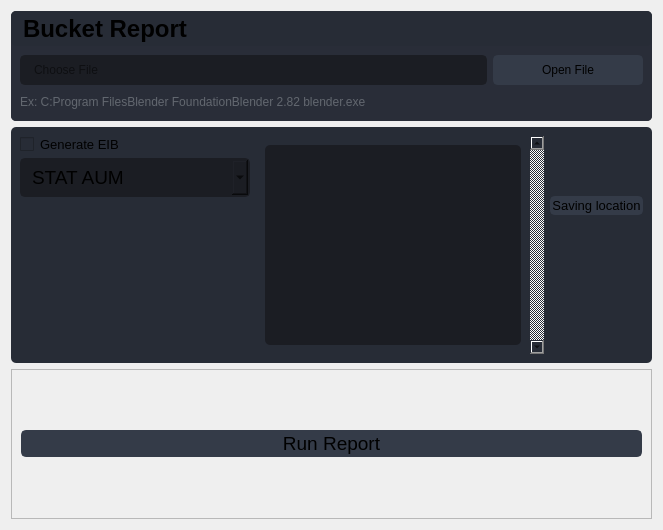
                  <widget class="QWidget" name="page_widgets">
                   <layout class="QVBoxLayout" name="verticalLayout_6">
                    <item>
                     <widget class="QFrame" name="frame">
                      <property name="styleSheet">
                       <string notr="true">border-radius: 5px;</string>
                      </property>
                      <property name="frameShape">
                       <enum>QFrame::StyledPanel</enum>
                      </property>
                      <property name="frameShadow">
                       <enum>QFrame::Raised</enum>
                      </property>
                      <layout class="QVBoxLayout" name="verticalLayout_15">
                       <property name="spacing">
                        <number>0</number>
                       </property>
                       <property name="leftMargin">
                        <number>0</number>
                       </property>
                       <property name="topMargin">
                        <number>0</number>
                       </property>
                       <property name="rightMargin">
                        <number>0</number>
                       </property>
                       <property name="bottomMargin">
                        <number>0</number>
                       </property>
                       <item>
                        <widget class="QFrame" name="frame_div_content_1">
                         <property name="minimumSize">
                          <size>
                           <width>0</width>
                           <height>110</height>
                          </size>
                         </property>
                         <property name="maximumSize">
                          <size>
                           <width>16777215</width>
                           <height>110</height>
                          </size>
                         </property>
                         <property name="styleSheet">
                          <string notr="true">background-color: rgb(41, 45, 56);
border-radius: 5px;
</string>
                         </property>
                         <property name="frameShape">
                          <enum>QFrame::NoFrame</enum>
                         </property>
                         <property name="frameShadow">
                          <enum>QFrame::Raised</enum>
                         </property>
                         <layout class="QVBoxLayout" name="verticalLayout_7">
                          <property name="spacing">
                           <number>0</number>
                          </property>
                          <property name="leftMargin">
                           <number>0</number>
                          </property>
                          <property name="topMargin">
                           <number>0</number>
                          </property>
                          <property name="rightMargin">
                           <number>0</number>
                          </property>
                          <property name="bottomMargin">
                           <number>0</number>
                          </property>
                          <item>
                           <widget class="QFrame" name="frame_title_wid_1">
                            <property name="maximumSize">
                             <size>
                              <width>16777215</width>
                              <height>35</height>
                             </size>
                            </property>
                            <property name="styleSheet">
                             <string notr="true">background-color: rgb(39, 44, 54);</string>
                            </property>
                            <property name="frameShape">
                             <enum>QFrame::StyledPanel</enum>
                            </property>
                            <property name="frameShadow">
                             <enum>QFrame::Raised</enum>
                            </property>
                            <widget class="QLabel" name="labelBoxBlenderInstalation">
                             <property name="enabled">
                              <bool>true</bool>
                             </property>
                             <property name="geometry">
                              <rect>
                               <x>12</x>
                               <y>2</y>
                               <width>281</width>
                               <height>31</height>
                              </rect>
                             </property>
                             <property name="font">
                              <font>
                               <family>Segoe UI</family>
                               <pointsize>18</pointsize>
                               <weight>75</weight>
                               <bold>true</bold>
                              </font>
                             </property>
                             <property name="styleSheet">
                              <string notr="true"/>
                             </property>
                             <property name="text">
                              <string>Bucket Report</string>
                             </property>
                            </widget>
                           </widget>
                          </item>
                          <item>
                           <widget class="QFrame" name="frame_content_wid_1">
                            <property name="frameShape">
                             <enum>QFrame::NoFrame</enum>
                            </property>
                            <property name="frameShadow">
                             <enum>QFrame::Raised</enum>
                            </property>
                            <layout class="QHBoxLayout" name="horizontalLayout_9">
                             <item>
                              <layout class="QGridLayout" name="gridLayout">
                               <property name="bottomMargin">
                                <number>0</number>
                               </property>
                               <item row="0" column="0">
                                <widget class="QLineEdit" name="linebucketEdit">
                                 <property name="minimumSize">
                                  <size>
                                   <width>0</width>
                                   <height>30</height>
                                  </size>
                                 </property>
                                 <property name="styleSheet">
                                  <string notr="true">QLineEdit {
	background-color: rgb(27, 29, 35);
	border-radius: 5px;
	border: 2px solid rgb(27, 29, 35);
	padding-left: 10px;
}
QLineEdit:hover {
	border: 2px solid rgb(64, 71, 88);
}
QLineEdit:focus {
	border: 2px solid rgb(91, 101, 124);
}</string>
                                 </property>
                                 <property name="readOnly">
                                  <bool>true</bool>
                                 </property>
                                 <property name="placeholderText">
                                  <string>Choose File</string>
                                 </property>
                                 <property name="clearButtonEnabled">
                                  <bool>false</bool>
                                 </property>
                                </widget>
                               </item>
                               <item row="1" column="0" colspan="2">
                                <widget class="QLabel" name="labelVersion_3">
                                 <property name="styleSheet">
                                  <string notr="true">color: rgb(98, 103, 111);</string>
                                 </property>
                                 <property name="lineWidth">
                                  <number>1</number>
                                 </property>
                                 <property name="text">
                                  <string>Ex: C:Program FilesBlender FoundationBlender 2.82 blender.exe</string>
                                 </property>
                                 <property name="alignment">
                                  <set>Qt::AlignLeading|Qt::AlignLeft|Qt::AlignVCenter</set>
                                 </property>
                                </widget>
                               </item>
                               <item row="0" column="1">
                                <widget class="QPushButton" name="bucketpushButton">
                                 <property name="minimumSize">
                                  <size>
                                   <width>150</width>
                                   <height>30</height>
                                  </size>
                                 </property>
                                 <property name="font">
                                  <font>
                                   <family>Segoe UI</family>
                                   <pointsize>9</pointsize>
                                  </font>
                                 </property>
                                 <property name="styleSheet">
                                  <string notr="true">QPushButton {
	border: 2px solid rgb(52, 59, 72);
	border-radius: 5px;	
	background-color: rgb(52, 59, 72);
}
QPushButton:hover {
	background-color: rgb(57, 65, 80);
	border: 2px solid rgb(61, 70, 86);
}
QPushButton:pressed {	
	background-color: rgb(35, 40, 49);
	border: 2px solid rgb(43, 50, 61);
}</string>
                                 </property>
                                 <property name="text">
                                  <string>Open File</string>
                                 </property>
                                 <property name="icon">
                                  <iconset resource="files.qrc">
                                   <normaloff>:/16x16/icons/16x16/cil-folder-open.png</normaloff>:/16x16/icons/16x16/cil-folder-open.png</iconset>
                                 </property>
                                </widget>
                               </item>
                              </layout>
                             </item>
                            </layout>
                           </widget>
                          </item>
                         </layout>
                        </widget>
                       </item>
                      </layout>
                     </widget>
                    </item>
                    <item>
                     <widget class="QFrame" name="frame_2">
                      <property name="minimumSize">
                       <size>
                        <width>0</width>
                        <height>150</height>
                       </size>
                      </property>
                      <property name="styleSheet">
                       <string notr="true">background-color: rgb(39, 44, 54);
border-radius: 5px;</string>
                      </property>
                      <property name="frameShape">
                       <enum>QFrame::StyledPanel</enum>
                      </property>
                      <property name="frameShadow">
                       <enum>QFrame::Raised</enum>
                      </property>
                      <layout class="QVBoxLayout" name="verticalLayout_11">
                       <item>
                        <layout class="QGridLayout" name="gridLayout_2">
                         <item row="0" column="2" rowspan="4">
                          <widget class="QScrollArea" name="scrollArea">
                           <property name="styleSheet">
                            <string notr="true">QScrollArea {
	border: none;
	border-radius: 0px;
}
QScrollBar:horizontal {
    border: none;
    background: rgb(52, 59, 72);
    height: 14px;
    margin: 0px 21px 0 21px;
	border-radius: 0px;
}
 QScrollBar:vertical {
	border: none;
    background: rgb(52, 59, 72);
    width: 14px;
    margin: 21px 0 21px 0;
	border-radius: 0px;
 }
</string>
                           </property>
                           <property name="frameShape">
                            <enum>QFrame::NoFrame</enum>
                           </property>
                           <property name="verticalScrollBarPolicy">
                            <enum>Qt::ScrollBarAlwaysOn</enum>
                           </property>
                           <property name="horizontalScrollBarPolicy">
                            <enum>Qt::ScrollBarAsNeeded</enum>
                           </property>
                           <property name="widgetResizable">
                            <bool>true</bool>
                           </property>
                           <widget class="QWidget" name="scrollAreaWidgetContents">
                            <property name="geometry">
                             <rect>
                              <x>0</x>
                              <y>0</y>
                              <width>224</width>
                              <height>224</height>
                             </rect>
                            </property>
                            <layout class="QHBoxLayout" name="horizontalLayout_11">
                             <item>
                              <widget class="QPlainTextEdit" name="plainTextEdit">
                               <property name="minimumSize">
                                <size>
                                 <width>200</width>
                                 <height>200</height>
                                </size>
                               </property>
                               <property name="styleSheet">
                                <string notr="true">QPlainTextEdit {
	background-color: rgb(27, 29, 35);
	border-radius: 5px;
	padding: 10px;
}
QPlainTextEdit:hover {
	border: 2px solid rgb(64, 71, 88);
}
QPlainTextEdit:focus {
	border: 2px solid rgb(91, 101, 124);
}</string>
                               </property>
                               <property name="readOnly">
                                <bool>true</bool>
                               </property>
                              </widget>
                             </item>
                            </layout>
                           </widget>
                          </widget>
                         </item>
                         <item row="1" column="1">
                          <widget class="QComboBox" name="bucketcomboBox">
                           <property name="font">
                            <font>
                             <family>Segoe UI</family>
                             <pointsize>14</pointsize>
                            </font>
                           </property>
                           <property name="autoFillBackground">
                            <bool>false</bool>
                           </property>
                           <property name="styleSheet">
                            <string notr="true">QComboBox{
	background-color: rgb(27, 29, 35);
	border-radius: 5px;
	border: 2px solid rgb(27, 29, 35);
	padding: 5px;
	padding-left: 10px;
}
QComboBox:hover{
	border: 2px solid rgb(64, 71, 88);
}
QComboBox QAbstractItemView {
	color: rgb(85, 170, 255);	
	background-color: rgb(27, 29, 35);
	padding: 10px;
	selection-background-color: rgb(39, 44, 54);
}</string>
                           </property>
                           <property name="iconSize">
                            <size>
                             <width>16</width>
                             <height>16</height>
                            </size>
                           </property>
                           <property name="frame">
                            <bool>true</bool>
                           </property>
                           <item>
                            <property name="text">
                             <string>STAT AUM                    </string>
                            </property>
                           </item>
                           <item>
                            <property name="text">
                             <string>STAT REV</string>
                            </property>
                           </item>
                          </widget>
                         </item>
                         <item row="0" column="3" rowspan="3">
                          <widget class="QPushButton" name="bucketSaveButton">
                           <property name="font">
                            <font>
                             <pointsize>10</pointsize>
                            </font>
                           </property>
                           <property name="styleSheet">
                            <string notr="true">QPushButton {
	border: 2px solid rgb(52, 59, 72);
	border-radius: 5px;	
	background-color: rgb(52, 59, 72);
}
QPushButton:hover {
	background-color: rgb(57, 65, 80);
	border: 2px solid rgb(61, 70, 86);
}
QPushButton:pressed {	
	background-color: rgb(35, 40, 49);
	border: 2px solid rgb(43, 50, 61);
}</string>
                           </property>
                           <property name="text">
                            <string>Saving location</string>
                           </property>
                           <property name="icon">
                            <iconset resource="files.qrc">
                             <normaloff>:/16x16/icons/16x16/cil-folder.png</normaloff>:/16x16/icons/16x16/cil-folder.png</iconset>
                           </property>
                           <property name="iconSize">
                            <size>
                             <width>50</width>
                             <height>50</height>
                            </size>
                           </property>
                          </widget>
                         </item>
                         <item row="0" column="1">
                          <widget class="QCheckBox" name="bucketEIBcheckBox">
                           <property name="font">
                            <font>
                             <pointsize>10</pointsize>
                            </font>
                           </property>
                           <property name="styleSheet">
                            <string notr="true"/>
                           </property>
                           <property name="text">
                            <string>Generate EIB                            </string>
                           </property>
                          </widget>
                         </item>
                        </layout>
                       </item>
                      </layout>
                     </widget>
                    </item>
                    <item>
                     <widget class="QFrame" name="frame_3">
                      <property name="minimumSize">
                       <size>
                        <width>0</width>
                        <height>150</height>
                       </size>
                      </property>
                      <property name="frameShape">
                       <enum>QFrame::StyledPanel</enum>
                      </property>
                      <property name="frameShadow">
                       <enum>QFrame::Raised</enum>
                      </property>
                      <layout class="QHBoxLayout" name="horizontalLayout_12">
                       <item>
                        <widget class="QPushButton" name="bucketRunButton">
                         <property name="font">
                          <font>
                           <pointsize>14</pointsize>
                          </font>
                         </property>
                         <property name="styleSheet">
                          <string notr="true">QPushButton {
	border: 2px solid rgb(52, 59, 72);
	border-radius: 5px;	
	background-color: rgb(52, 59, 72);
}
QPushButton:hover {
	background-color: rgb(57, 65, 80);
	border: 2px solid rgb(61, 70, 86);
}
QPushButton:pressed {	
	background-color: rgb(35, 40, 49);
	border: 2px solid rgb(43, 50, 61);
}</string>
                         </property>
                         <property name="text">
                          <string>Run Report</string>
                         </property>
                         <property name="icon">
                          <iconset resource="files.qrc">
                           <normaloff>:/20x20/icons/20x20/cil-media-play.png</normaloff>:/20x20/icons/20x20/cil-media-play.png</iconset>
                         </property>
                         <property name="iconSize">
                          <size>
                           <width>50</width>
                           <height>50</height>
                          </size>
                         </property>
                        </widget>
                       </item>
                      </layout>
                     </widget>
                    </item>
                   </layout>
                  </widget>
